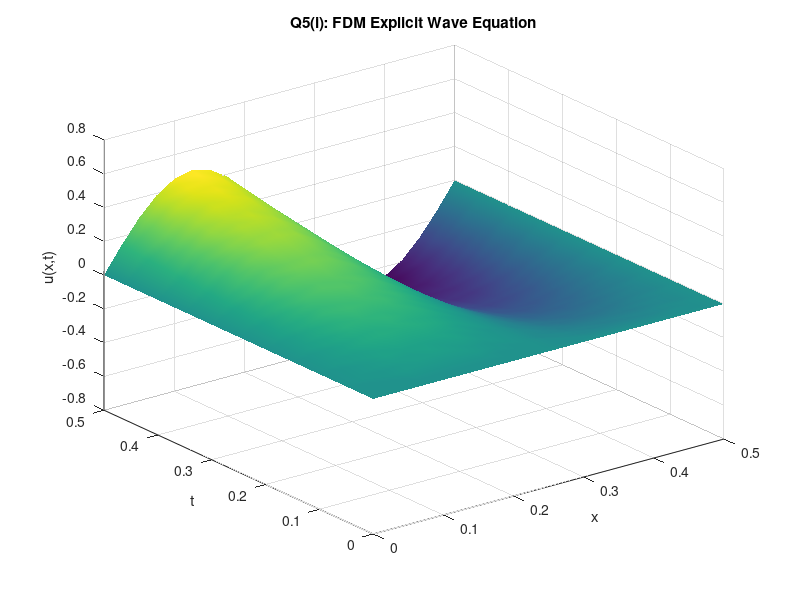

MATLAB code to generate this figure:
% Q5_Wave_FDM.m
clear; clc; close all;

% Setup: u_tt - c^2 u_xx = 0, t in [0, 0.5], x in [0, 0.5]
% c^2 = 1/(16*pi^2) -> c = 1/(4*pi)
c = 1/(4*pi); L = 0.5; T = 0.5;
f_init = @(x) 0;
g_init = @(x) sin(4*pi*x);
exact_sol = @(x, t) sin(t) .* sin(4*pi*x);

Nx = 20; h = L/Nx;
Nt = 40; k = T/Nt;
lambda = (c*k)/h; 
% Check CFL condition: lambda <= 1
if lambda > 1, warning('CFL condition violated!'); end

x = linspace(0, L, Nx+1)'; t = linspace(0, T, Nt+1);
U = zeros(Nx+1, Nt+1);
U(:,1) = f_init(x);

% First time step using initial velocity g(x)
for i = 2:Nx
    U(i,2) = (1 - lambda^2)*f_init(x(i)) + k*g_init(x(i)) ...
             + (lambda^2 / 2)*(f_init(x(i+1)) + f_init(x(i-1)));
end

% Explicit central difference scheme
for n = 2:Nt
    for i = 2:Nx
        U(i, n+1) = 2*(1 - lambda^2)*U(i,n) + lambda^2*(U(i+1,n) + U(i-1,n)) - U(i, n-1);
    end
end

[X, T_grid] = meshgrid(t, x);
U_exact = exact_sol(X, T_grid);

figure;
surf(T_grid, X, U); title('Q5(i): FDM Explicit Wave Equation');
xlabel('x'); ylabel('t'); zlabel('u(x,t)'); shading interp;
